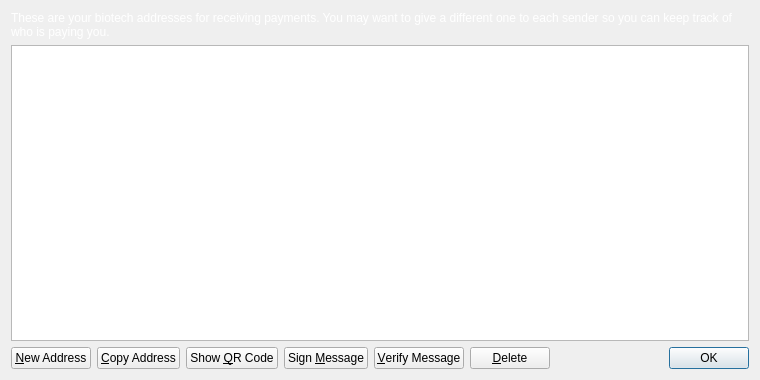
<?xml version="1.0" encoding="UTF-8"?>
<ui version="4.0">
 <class>AddressBookPage</class>
 <widget class="QWidget" name="AddressBookPage">
  <property name="geometry">
   <rect>
    <x>0</x>
    <y>0</y>
    <width>760</width>
    <height>380</height>
   </rect>
  </property>
  <property name="windowTitle">
   <string>Address Book</string>
  </property>
  <layout class="QVBoxLayout" name="verticalLayout">
   <item>
    <widget class="QLabel" name="labelExplanation">
     <property name="styleSheet">
      <string notr="true">color: #fff</string>
     </property>
     <property name="text">
      <string>These are your biotech addresses for receiving payments. You may want to give a different one to each sender so you can keep track of who is paying you.</string>
     </property>
     <property name="textFormat">
      <enum>Qt::PlainText</enum>
     </property>
     <property name="wordWrap">
      <bool>true</bool>
     </property>
    </widget>
   </item>
   <item>
    <widget class="QTableView" name="tableView">
     <property name="contextMenuPolicy">
      <enum>Qt::CustomContextMenu</enum>
     </property>
     <property name="toolTip">
      <string>Double-click to edit address or label</string>
     </property>
     <property name="tabKeyNavigation">
      <bool>false</bool>
     </property>
     <property name="alternatingRowColors">
      <bool>true</bool>
     </property>
     <property name="selectionMode">
      <enum>QAbstractItemView::SingleSelection</enum>
     </property>
     <property name="selectionBehavior">
      <enum>QAbstractItemView::SelectRows</enum>
     </property>
     <property name="sortingEnabled">
      <bool>true</bool>
     </property>
     <attribute name="verticalHeaderVisible">
      <bool>false</bool>
     </attribute>
    </widget>
   </item>
   <item>
    <layout class="QHBoxLayout" name="horizontalLayout">
     <item>
      <widget class="QPushButton" name="newAddressButton">
       <property name="toolTip">
        <string>Create a new address</string>
       </property>
       <property name="text">
        <string>&amp;New Address</string>
       </property>
       <property name="icon">
        <iconset resource="../bitcoin.qrc">
         <normaloff>:/icons/add</normaloff>:/icons/add</iconset>
       </property>
      </widget>
     </item>
     <item>
      <widget class="QPushButton" name="copyToClipboard">
       <property name="toolTip">
        <string>Copy the currently selected address to the system clipboard</string>
       </property>
       <property name="text">
        <string>&amp;Copy Address</string>
       </property>
       <property name="icon">
        <iconset resource="../bitcoin.qrc">
         <normaloff>:/icons/editcopy</normaloff>:/icons/editcopy</iconset>
       </property>
      </widget>
     </item>
     <item>
      <widget class="QPushButton" name="showQRCode">
       <property name="text">
        <string>Show &amp;QR Code</string>
       </property>
       <property name="icon">
        <iconset resource="../bitcoin.qrc">
         <normaloff>:/icons/qrcode</normaloff>:/icons/qrcode</iconset>
       </property>
      </widget>
     </item>
     <item>
      <widget class="QPushButton" name="signMessage">
       <property name="toolTip">
        <string>Sign a message to prove you own a biotech address</string>
       </property>
       <property name="text">
        <string>Sign &amp;Message</string>
       </property>
       <property name="icon">
        <iconset resource="../bitcoin.qrc">
         <normaloff>:/icons/edit</normaloff>:/icons/edit</iconset>
       </property>
      </widget>
     </item>
     <item>
      <widget class="QPushButton" name="verifyMessage">
       <property name="toolTip">
        <string>Verify a message to ensure it was signed with a specified biotech address</string>
       </property>
       <property name="text">
        <string>&amp;Verify Message</string>
       </property>
       <property name="icon">
        <iconset resource="../bitcoin.qrc">
         <normaloff>:/icons/transaction_0</normaloff>:/icons/transaction_0</iconset>
       </property>
      </widget>
     </item>
     <item>
      <widget class="QPushButton" name="deleteButton">
       <property name="toolTip">
        <string>Delete the currently selected address from the list</string>
       </property>
       <property name="text">
        <string>&amp;Delete</string>
       </property>
       <property name="icon">
        <iconset resource="../bitcoin.qrc">
         <normaloff>:/icons/remove</normaloff>:/icons/remove</iconset>
       </property>
      </widget>
     </item>
     <item>
      <spacer name="horizontalSpacer">
       <property name="orientation">
        <enum>Qt::Horizontal</enum>
       </property>
       <property name="sizeHint" stdset="0">
        <size>
         <width>40</width>
         <height>20</height>
        </size>
       </property>
      </spacer>
     </item>
     <item>
      <widget class="QDialogButtonBox" name="buttonBox">
       <property name="sizePolicy">
        <sizepolicy hsizetype="Maximum" vsizetype="Fixed">
         <horstretch>0</horstretch>
         <verstretch>0</verstretch>
        </sizepolicy>
       </property>
       <property name="standardButtons">
        <set>QDialogButtonBox::Ok</set>
       </property>
      </widget>
     </item>
    </layout>
   </item>
  </layout>
 </widget>
 <resources>
  <include location="../bitcoin.qrc"/>
 </resources>
 <connections/>
</ui>
